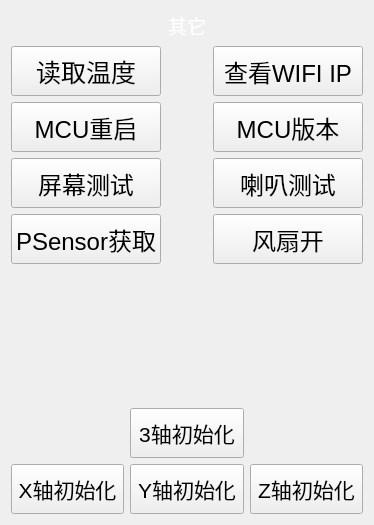
      <widget class="QWidget" name="page1">
       <property name="styleSheet">
        <string notr="true"/>
       </property>
       <layout class="QGridLayout" name="gridLayout_8">
        <item row="2" column="0" colspan="2">
         <widget class="QPushButton" name="McuReset">
          <property name="minimumSize">
           <size>
            <width>150</width>
            <height>50</height>
           </size>
          </property>
          <property name="font">
           <font>
            <pointsize>18</pointsize>
           </font>
          </property>
          <property name="text">
           <string>MCU重启</string>
          </property>
         </widget>
        </item>
        <item row="0" column="0" colspan="4">
         <widget class="QLabel" name="label4">
          <property name="maximumSize">
           <size>
            <width>16777215</width>
            <height>40</height>
           </size>
          </property>
          <property name="font">
           <font>
            <pointsize>14</pointsize>
           </font>
          </property>
          <property name="styleSheet">
           <string notr="true">QLabel#label4
{
	color: rgb(255, 255, 255);
}</string>
          </property>
          <property name="text">
           <string>其它</string>
          </property>
          <property name="alignment">
           <set>Qt::AlignCenter</set>
          </property>
         </widget>
        </item>
        <item row="4" column="0" colspan="2">
         <widget class="QPushButton" name="PSensor">
          <property name="minimumSize">
           <size>
            <width>150</width>
            <height>50</height>
           </size>
          </property>
          <property name="font">
           <font>
            <pointsize>18</pointsize>
           </font>
          </property>
          <property name="text">
           <string>PSensor获取</string>
          </property>
         </widget>
        </item>
        <item row="2" column="2">
         <spacer name="horizontalSpacer_3">
          <property name="orientation">
           <enum>Qt::Horizontal</enum>
          </property>
          <property name="sizeHint" stdset="0">
           <size>
            <width>40</width>
            <height>20</height>
           </size>
          </property>
         </spacer>
        </item>
        <item row="1" column="3">
         <widget class="QPushButton" name="CheckIp">
          <property name="minimumSize">
           <size>
            <width>150</width>
            <height>50</height>
           </size>
          </property>
          <property name="font">
           <font>
            <pointsize>18</pointsize>
           </font>
          </property>
          <property name="text">
           <string>查看WIFI IP</string>
          </property>
         </widget>
        </item>
        <item row="5" column="3">
         <spacer name="verticalSpacer_2">
          <property name="orientation">
           <enum>Qt::Vertical</enum>
          </property>
          <property name="sizeHint" stdset="0">
           <size>
            <width>20</width>
            <height>138</height>
           </size>
          </property>
         </spacer>
        </item>
        <item row="2" column="3">
         <widget class="QPushButton" name="McuVersion">
          <property name="minimumSize">
           <size>
            <width>150</width>
            <height>50</height>
           </size>
          </property>
          <property name="font">
           <font>
            <pointsize>18</pointsize>
           </font>
          </property>
          <property name="text">
           <string>MCU版本</string>
          </property>
         </widget>
        </item>
        <item row="4" column="3">
         <widget class="QPushButton" name="Fan">
          <property name="minimumSize">
           <size>
            <width>150</width>
            <height>50</height>
           </size>
          </property>
          <property name="font">
           <font>
            <pointsize>18</pointsize>
           </font>
          </property>
          <property name="text">
           <string>风扇开</string>
          </property>
         </widget>
        </item>
        <item row="1" column="0" colspan="2">
         <widget class="QPushButton" name="ReadTemperature">
          <property name="minimumSize">
           <size>
            <width>150</width>
            <height>50</height>
           </size>
          </property>
          <property name="font">
           <font>
            <pointsize>19</pointsize>
           </font>
          </property>
          <property name="text">
           <string>读取温度</string>
          </property>
         </widget>
        </item>
        <item row="3" column="0" colspan="2">
         <widget class="QPushButton" name="ScreenTest1">
          <property name="minimumSize">
           <size>
            <width>150</width>
            <height>50</height>
           </size>
          </property>
          <property name="font">
           <font>
            <pointsize>18</pointsize>
           </font>
          </property>
          <property name="text">
           <string>屏幕测试</string>
          </property>
         </widget>
        </item>
        <item row="3" column="3">
         <widget class="QPushButton" name="Trumpet1">
          <property name="minimumSize">
           <size>
            <width>150</width>
            <height>50</height>
           </size>
          </property>
          <property name="font">
           <font>
            <pointsize>18</pointsize>
           </font>
          </property>
          <property name="text">
           <string>喇叭测试</string>
          </property>
         </widget>
        </item>
        <item row="5" column="0" colspan="2">
         <spacer name="verticalSpacer">
          <property name="orientation">
           <enum>Qt::Vertical</enum>
          </property>
          <property name="sizeHint" stdset="0">
           <size>
            <width>20</width>
            <height>138</height>
           </size>
          </property>
         </spacer>
        </item>
        <item row="6" column="0" colspan="4">
         <layout class="QGridLayout" name="gridLayout_2">
          <item row="0" column="1">
           <widget class="QPushButton" name="XYZMotorInit">
            <property name="minimumSize">
             <size>
              <width>80</width>
              <height>50</height>
             </size>
            </property>
            <property name="font">
             <font>
              <pointsize>16</pointsize>
             </font>
            </property>
            <property name="text">
             <string>3轴初始化</string>
            </property>
           </widget>
          </item>
          <item row="1" column="0">
           <widget class="QPushButton" name="XMotorInit">
            <property name="minimumSize">
             <size>
              <width>80</width>
              <height>50</height>
             </size>
            </property>
            <property name="font">
             <font>
              <pointsize>16</pointsize>
             </font>
            </property>
            <property name="text">
             <string>X轴初始化</string>
            </property>
           </widget>
          </item>
          <item row="1" column="1">
           <widget class="QPushButton" name="YMotorInit">
            <property name="minimumSize">
             <size>
              <width>80</width>
              <height>50</height>
             </size>
            </property>
            <property name="font">
             <font>
              <pointsize>16</pointsize>
             </font>
            </property>
            <property name="text">
             <string>Y轴初始化</string>
            </property>
           </widget>
          </item>
          <item row="1" column="2">
           <widget class="QPushButton" name="ZMotorInit">
            <property name="minimumSize">
             <size>
              <width>80</width>
              <height>50</height>
             </size>
            </property>
            <property name="font">
             <font>
              <pointsize>16</pointsize>
             </font>
            </property>
            <property name="text">
             <string>Z轴初始化</string>
            </property>
           </widget>
          </item>
         </layout>
        </item>
       </layout>
      </widget>
